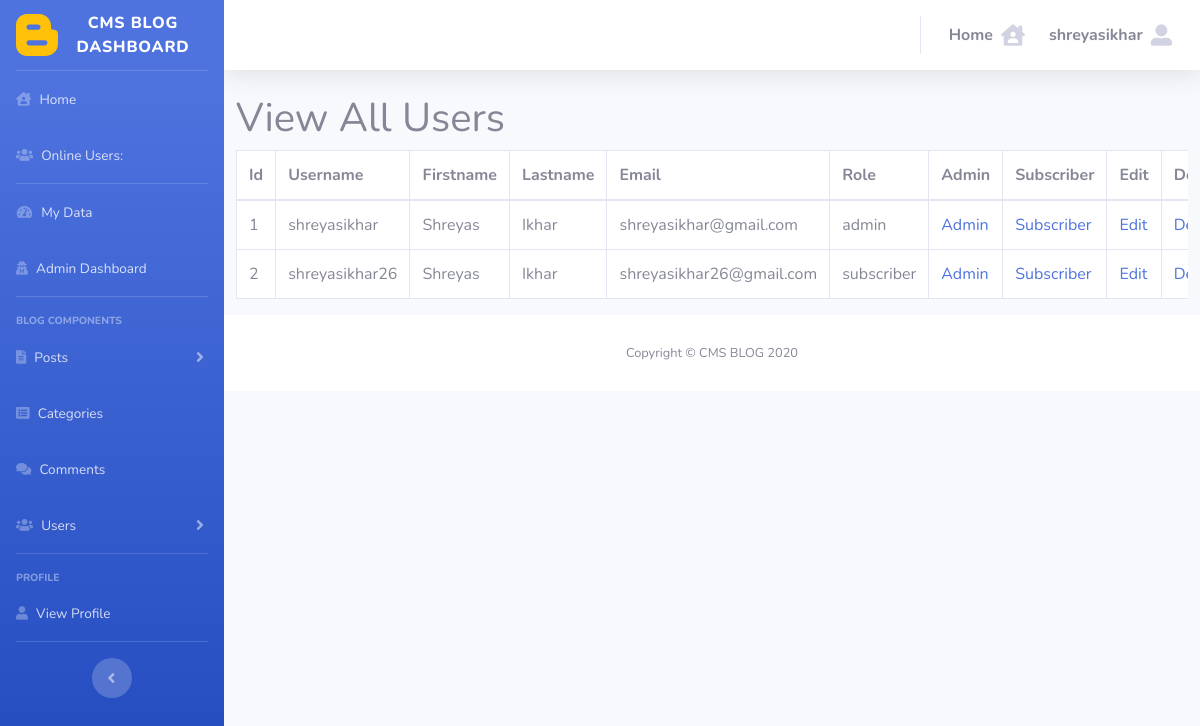
/admin/users.php (signed in), run on the app's committed database.
### tables this page shows
CREATE TABLE `users` (
  `user_id` int NOT NULL,
  `username` varchar(255) NOT NULL,
  `user_password` varchar(255) NOT NULL,
  `user_firstname` varchar(255) NOT NULL,
  `user_lastname` varchar(255) NOT NULL,
  `user_email` varchar(255) NOT NULL,
  `user_image` text,
  `user_role` varchar(255) NOT NULL,
  `token` text
);

### admin/functions.php (called while the page is built, shortened)
<?php
    function query($query)
    {
        global $connection;
        $result = mysqli_query($connection, $query);
        return $result;
    }
    function fetchRecords($result)
    {
        return mysqli_fetch_array($result);
    }
    function recordCount($table)
    {
        if(is_admin()):
            $queryResult = query("select * from ". $table);
        else:
            $queryResult = query("select * from ". $table ." where user_id={$_SESSION['user_id']}");
        endif;
        $result = mysqli_num_rows($queryResult);
        if(isset($result))
        {
            return $result;
        }
        else
        {
            return 0;
        }
    }
    function is_admin()
    {
        if(isLoggedIn())
        {
            $username = $_SESSION['username'];
            $result = query("select user_role from users where username = '{$username}'");
            $row = fetchRecords($result);
            if($row['user_role'] == "admin")
            {
                return true;
            }
            else
            {
                return false;
            }
        }
        return false;
    }
    function isLoggedIn()
    {
        if(isset($_SESSION['user_role']))
        {
            return true;
        }
        return false;
    }
            ?>

### admin/includes/view_all_users.php (the view, shortened to what this page needs)
<?php
$count = recordCount('users');
if($count == 0)
{
    echo "<h1 class='text-center'>No users available</h1>";
}
else
{
?>
<h1>View All Users</h1><hr/>
<div class="table-responsive">
    <table class="table table-bordered table-hover" style="background-color:#fff">
        <thead>
            <tr>
                <th>Id</th>
                <th>Username</th>
                <th>Firstname</th>
                <th>Lastname</th>
                <th>Email</th>
                <th>Role</th>
                <th>Admin</th>
                <th>Subscriber</th>
                <th>Edit</th>
                <th>Delete</th>
            </tr>
        </thead>
        <tbody>
        <?php
            $users = "SELECT * FROM users";
            $users_result = mysqli_query($connection, $users);
            $counter=1;
            while($row = mysqli_fetch_assoc($users_result))
            {
                $user_id = $row['user_id'];
                $username = $row['username'];
                $user_firstname = $row['user_firstname'];
                $user_lastname = $row['user_lastname'];
                $user_email = $row['user_email'];
                $user_role = $row['user_role'];
                echo "<tr>";
                echo "<td>{$counter}</td>";
                echo "<td>{$username}</td>";
                echo "<td>{$user_firstname}</td>";
                echo "<td>{$user_lastname}</td>";
                echo "<td>{$user_email}</td>";
                echo "<td>{$user_role}</td>";
                echo "<td><a href='users.php?change_to_admin={$user_id}'>Admin</a></td>";
                echo "<td><a href='users.php?change_to_sub={$user_id}'>Subscriber</a></td>";
                echo "<td><a href='users.php?source=edit_user&edit_user={$user_id}'>Edit</a></td>";
                echo "<td><a href='users.php?delete={$user_id}'>Delete</a></td>";
                $counter++;
            }
        ?>
        </tbody>
    </table>
</div>
<?php
}
?>

### data on the page
users: username "shreyasikhar", user_firstname "Shreyas", user_lastname "Ikhar", user_email "shreyasikhar@gmail.com", user_role "admin"
users: username "shreyasikhar26", user_firstname "Shreyas", user_lastname "Ikhar", user_email "shreyasikhar26@gmail.com", user_role "subscriber"

### other printed values
get_user_name() "shreyasikhar"
